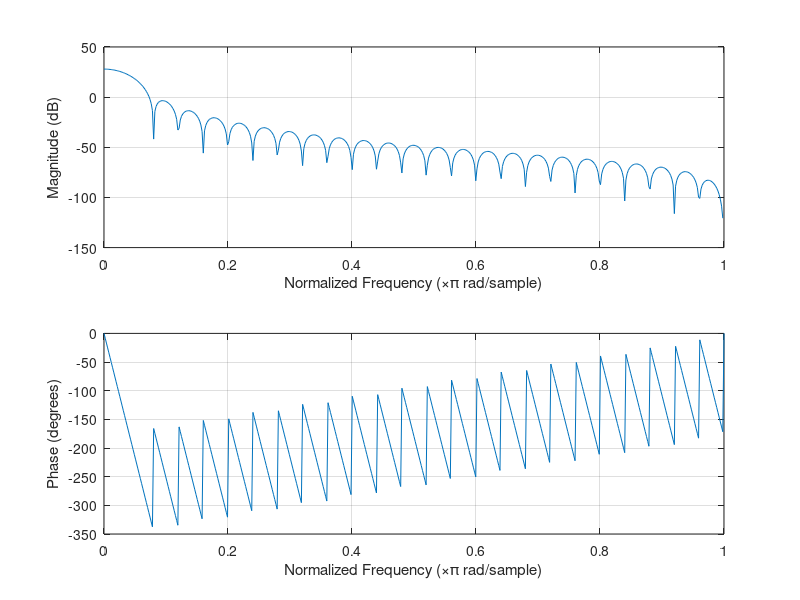

MATLAB code to generate this figure:
clc;
close  all;
clear all;
 
%Select the window:1.Rectangular 2.Bartlett(Triangular) 3.Blackmann 4.Hamming 5.Hanning
 
M=51;
k=input('Enter window choice: ');
 
switch(k)
    
    case 1
        for n=1:1:M-1
               w(n)=1; %Rectangular window
        end
        
    case 2
        for n=1:1:M-1
              w(n)=1-(2*(abs(n-((M-1)/2)))/(M-1)); %Bartlett(triangular)window
        end
        
    case 3
        for n=1:1:M-1
              w(n)=0.42-0.5*cos((2*pi*n)/(M-1))+0.8*(cos(4*pi*n)/(M-1));%Blackmann window 
        end
        
    case 4
        for n=1:1:M-1
            w(n)=0.54-0.46*cos((2*pi*n)/(M-1));%Hamming window
        end
        
    case 5
        for n=1:1:M-1
            w(n)=0.5*(1-cos((2*pi*n)/(M-1)));%Hanning window
        end
end
 
    freqz(w);
